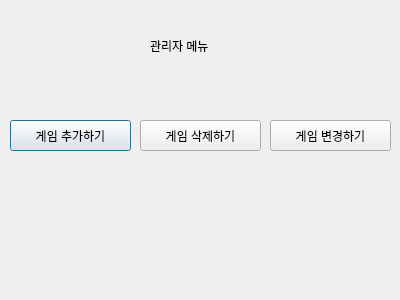
<?xml version="1.0" encoding="UTF-8"?>
<ui version="4.0">
 <class>Dialog</class>
 <widget class="QDialog" name="Dialog">
  <property name="geometry">
   <rect>
    <x>0</x>
    <y>0</y>
    <width>400</width>
    <height>300</height>
   </rect>
  </property>
  <property name="windowTitle">
   <string>Dialog</string>
  </property>
  <widget class="QLabel" name="label">
   <property name="geometry">
    <rect>
     <x>150</x>
     <y>20</y>
     <width>191</width>
     <height>51</height>
    </rect>
   </property>
   <property name="text">
    <string>관리자 메뉴</string>
   </property>
  </widget>
  <widget class="QPushButton" name="add">
   <property name="geometry">
    <rect>
     <x>10</x>
     <y>120</y>
     <width>121</width>
     <height>31</height>
    </rect>
   </property>
   <property name="text">
    <string>게임 추가하기</string>
   </property>
  </widget>
  <widget class="QPushButton" name="remove">
   <property name="geometry">
    <rect>
     <x>140</x>
     <y>120</y>
     <width>121</width>
     <height>31</height>
    </rect>
   </property>
   <property name="text">
    <string>게임 삭제하기</string>
   </property>
  </widget>
  <widget class="QPushButton" name="find_3">
   <property name="geometry">
    <rect>
     <x>270</x>
     <y>120</y>
     <width>121</width>
     <height>31</height>
    </rect>
   </property>
   <property name="text">
    <string>게임 변경하기</string>
   </property>
  </widget>
 </widget>
 <resources/>
 <connections/>
</ui>
